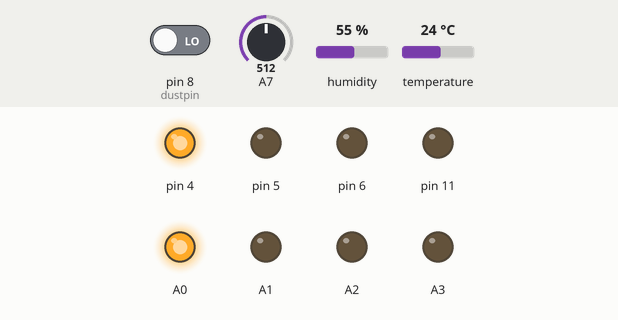
A sketch run on a simulated Arduino Nano, built with avr-gcc and run on an emulated ATmega328P. Parts: output pins drawn as LEDs (lit = HIGH). The inputs (shaded band) are chosen by the test bench; at power-on: temperature 24 °C, pin 8 (dustpin) LOW, A7 = 512, humidity 55 %. What the sketch prints to the serial monitor is not drawn.

Above: at 1.6 s.
1.7 s: temperature set to 26 °C
4.7 s: temperature set to 29 °C
At 8.8 s:
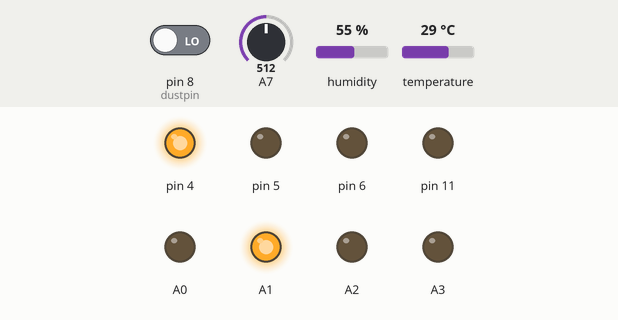
9.1 s: temperature set to 34 °C
12.9 s: temperature set to 37 °C
At 16.6 s:
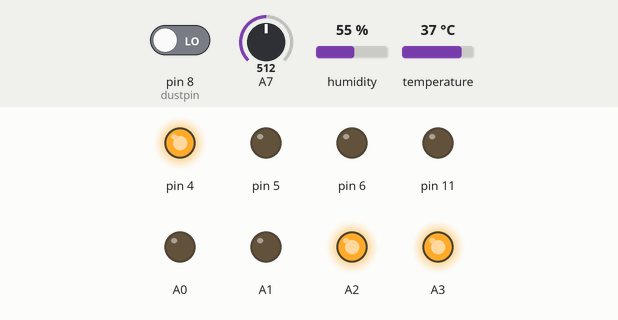
20.5 s: temperature set to 12 °C
At 22.6 s:
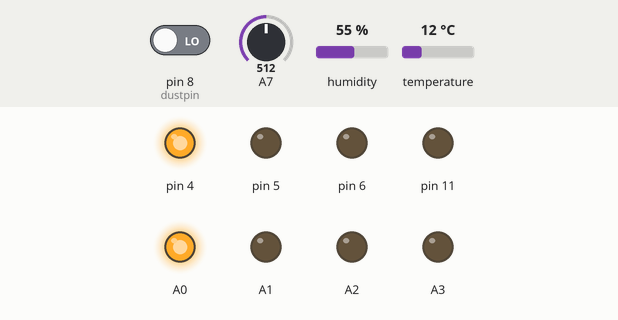
Timing chart, 0 to 24.1 s (numbered marks = the images above; inputs shaded):
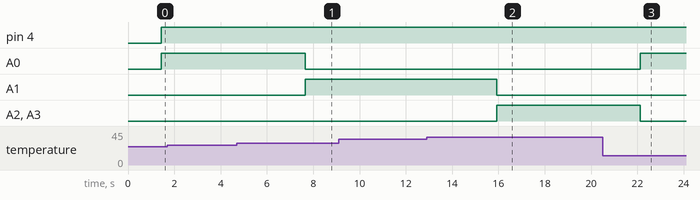

Measured:
- the behaviour switches between 27 and 28 °C on temperature (found by bisection; images 0 and 1)
- the behaviour switches between 35 and 36 °C on temperature (found by bisection; images 1 and 2)
- after the input at 1.7 s, every drawn part: stays the same
- after the input at 4.7 s, A0: HIGH → LOW after 2.9 s; A1: LOW → HIGH after 2.9 s
- after the input at 9.1 s, every drawn part: stays the same
- after the input at 12.9 s, A1: HIGH → LOW after 3.0 s; A2, A3: LOW → HIGH after 3.0 s
- after the input at 20.5 s, A0: LOW → HIGH after 1.6 s; A2, A3: HIGH → LOW after 1.6 s

The sketch:

Master.ino
```cpp
/*
프로그램명: Air Cube 1.0.0
프로그램 소스 제작자: 한동엽(인천하늘고등학교 7기, HAM 7기 기장)
프로그램 소스 제작 일시: 2018/03/12~2018/03/18
본 소스의 저작권은 인천하늘고등학교 정규동아리 HAM에 있으며,
어떠한 형태로든 수정, 사용, 복제는 저작권자와의 협의 하에 이루어져햐 합니다.
협의 없이 이루어진 이 프로그램에 관련된 모든 행위에 대해
그 행위의 주체는 불이익을 받을 수 있습니다.
*/

#include <DHT.h>
#include <SoftwareSerial.h>

#define DHTPIN 12
#define DHTTYPE DHT11
#define dustpin 8

DHT dht(DHTPIN, DHTTYPE);
SoftwareSerial BT(2, 3);

unsigned long pulse = 0;
float ugm3 = 0;

void setup() {
  pinMode(dustpin, INPUT);
  pinMode(4, OUTPUT);
  pinMode(5, OUTPUT);
  pinMode(6, OUTPUT);
  digitalWrite(11, LOW);
  delay(200);
  pinMode(11, OUTPUT);
  delay(200);
  Serial.begin(9600);
  BT.begin(9600);

  /*
    //Use this when CO values are unstable.
    analogWrite(A7, HIGH);
    delay(60000);
    analogWrite(A7, 71.4);
    delay(90000);
    analogWrite(A7, HIGH);
  */
}

void loop() {
  int temp = dht.readTemperature();
  int hum = dht.readHumidity();
  float uval = isUncomf(temp, hum);

  int CO_val = analogRead(A7);
  double CO_val_log = log10(CO_val);
  Serial.print("CO: ");
  Serial.print(CO_val_log); // Log with base 10 is most stable. Other examples are using various log bases.
  Serial.print("ppm");
  Serial.print("|");

  Serial.print("Temp: ");
  Serial.print(temp);
  Serial.print("C|");
  Serial.print("Humid: ");
  Serial.print(hum);
  Serial.print("%|");

  pulse = pulseIn(dustpin , LOW, 20000);
  ugm3 = pulse2ugm3(pulse);
  Serial.print("Dust: ");
  Serial.print(ugm3);
  Serial.println("ug/m3|");

  Serial.print("Uncomf_val: ");
  Serial.print(uval);
  Serial.print("|");
  delay(1000);

  if (ugm3<15 && ugm3>=0) {
    digitalWrite(4, HIGH);
    digitalWrite(5, LOW);
    digitalWrite(6, LOW);
  }
  else if (ugm3>=15 && ugm3<50) {
    digitalWrite(4, LOW);
    digitalWrite(5, HIGH);
    digitalWrite(6, LOW);
  }
  else if (ugm3>= 51 && ugm3<500) {
    digitalWrite(4, LOW);
    digitalWrite(5, LOW);
    digitalWrite(6, HIGH);
  }
  else {
    digitalWrite(4, HIGH);
    digitalWrite(5, HIGH);
    digitalWrite(6, HIGH);
    delay(500);
    digitalWrite(4, LOW);
    digitalWrite(5, LOW);
    digitalWrite(6, LOW);
    delay(500);
  }

  if (uval < 68 && uval >= 0) {
    analogWrite(A0, 255);
    analogWrite(A1, 0);
    analogWrite(A2, 0);
    analogWrite(A3, 0);
  }
  else if (uval >= 68 && uval < 75) {
    analogWrite(A0, 0);
    analogWrite(A1, 255);
    analogWrite(A2, 0);
    analogWrite(A3, 0);
  }
  else if (uval >= 75 && uval <= 80) {
    analogWrite(A0, 0);
    analogWrite(A1, 0);
    analogWrite(A2, 255);
    analogWrite(A3, 255);
  }
  else if (uval > 80) {
    analogWrite(A0, 255);
    analogWrite(A1, 255);
    analogWrite(A2, 255);
    analogWrite(A3, 255);
  }
  else {
    analogWrite(A0, 0);
    analogWrite(A1, 0);
    analogWrite(A2, 0);
    analogWrite(A3, 0);
  }
}

float pulse2ugm3(unsigned long pulse) {
  float dust_value = (pulse - 1400) / 14.0;
  if (dust_value > 300) {
    dust_value = 0;
  }
  return dust_value;
}

float isUncomf(int temp, int hum) {
  int t = temp;
  int h = hum / 100;
  float uncomf_val = (((t * 9 / 5) - (0.55 * (1 - h)) * (t * 9 / 5 - 26)) + 32);
  return uncomf_val;
}
```
